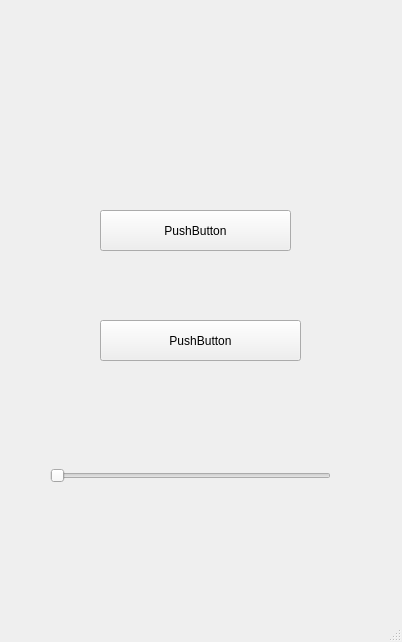
<?xml version="1.0" encoding="UTF-8"?>
<ui version="4.0">
 <class>MainWindow</class>
 <widget class="QMainWindow" name="MainWindow">
  <property name="geometry">
   <rect>
    <x>0</x>
    <y>0</y>
    <width>402</width>
    <height>642</height>
   </rect>
  </property>
  <property name="windowTitle">
   <string>MainWindow</string>
  </property>
  <widget class="QWidget" name="centralwidget">
   <widget class="QPushButton" name="pushButton">
    <property name="geometry">
     <rect>
      <x>100</x>
      <y>210</y>
      <width>191</width>
      <height>41</height>
     </rect>
    </property>
    <property name="text">
     <string>PushButton</string>
    </property>
   </widget>
   <widget class="QPushButton" name="pushButton_2">
    <property name="geometry">
     <rect>
      <x>100</x>
      <y>320</y>
      <width>201</width>
      <height>41</height>
     </rect>
    </property>
    <property name="text">
     <string>PushButton</string>
    </property>
   </widget>
   <widget class="QSlider" name="horizontalSlider">
    <property name="geometry">
     <rect>
      <x>50</x>
      <y>450</y>
      <width>281</width>
      <height>51</height>
     </rect>
    </property>
    <property name="orientation">
     <enum>Qt::Orientation::Horizontal</enum>
    </property>
   </widget>
  </widget>
  <widget class="QMenuBar" name="menubar">
   <property name="geometry">
    <rect>
     <x>0</x>
     <y>0</y>
     <width>402</width>
     <height>22</height>
    </rect>
   </property>
  </widget>
  <widget class="QStatusBar" name="statusbar"/>
 </widget>
 <resources/>
 <connections/>
</ui>
